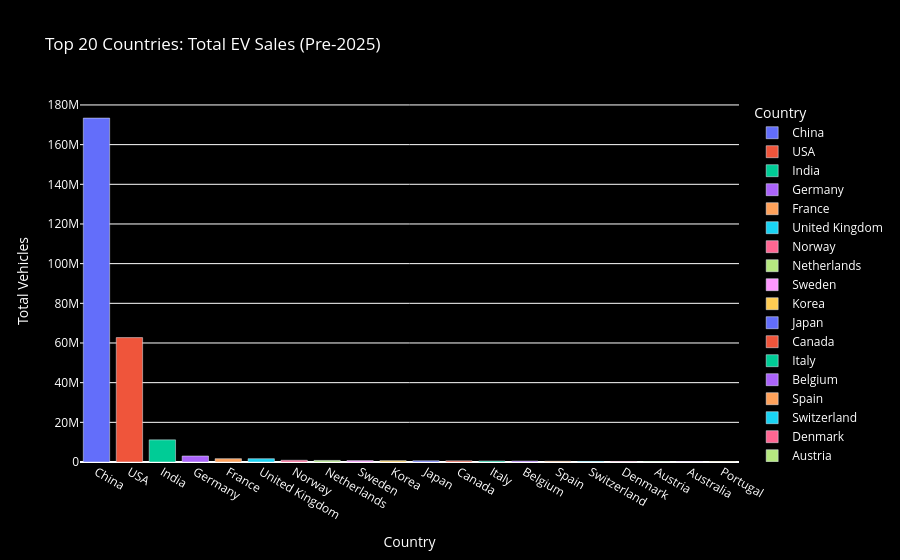

This figure's notebook cell:
### Code cell
# 1. Convert 'year' to datetime first to avoid the AttributeError
# We use unit='ns' because your data is currently in nanoseconds from 1970
ev_data_3['year'] = pd.to_datetime(ev_data_3['year'], unit='ns', errors='coerce')

# 2. Now extract the clean year as an integer
ev_data_3['year_clean'] = ev_data_3['year'].dt.year

# 3. Filter for Top 20 Countries, EV Sales only, and before 2025
aggregates = ['World', 'Europe', 'EU27', 'Rest of the world']
filtered_data = ev_data_3[
    (ev_data_3['parameter'] == 'EV sales') & 
    (~ev_data_3['country'].isin(aggregates)) & 
    (ev_data_3['year_clean'] < 2025)
]

# 4. Group, sort, and take the top 20
top_20_data = (filtered_data.groupby('country', as_index=False)['value']
               .sum()
               .sort_values(by='value', ascending=False)
               .head(20))

# 5. Plot
fig = px.bar(top_20_data, x='country', y='value', color='country',
            title="Top 20 Countries: Total EV Sales (Pre-2025)",
            labels={'country': "Country", 'value': 'Total Vehicles'})

fig.update_layout(plot_bgcolor='rgba(0,0,0,0)', paper_bgcolor='black', font=dict(color='white'))
fig.show()

### Figure 1 — Plotly figure (JSON) as saved in the notebook; plotly's stock layout.template omitted (floating-point values rounded to 4 significant figures)
{"data": [{"hovertemplate": "Country=%{x}<br>Total Vehicles=%{y}<extra></extra>", "legendgroup": "China", "marker": {"color": "#636efa", "pattern": {"shape": ""}}, "name": "China", "orientation": "v", "showlegend": true, "textposition": "auto", "type": "bar", "x": ["China"], "xaxis": "x", "y": [173400000.0], "yaxis": "y"}, {"hovertemplate": "Country=%{x}<br>Total Vehicles=%{y}<extra></extra>", "legendgroup": "USA", "marker": {"color": "#EF553B", "pattern": {"shape": ""}}, "name": "USA", "orientation": "v", "showlegend": true, "textposition": "auto", "type": "bar", "x": ["USA"], "xaxis": "x", "y": [62710000.0], "yaxis": "y"}, {"hovertemplate": "Country=%{x}<br>Total Vehicles=%{y}<extra></extra>", "legendgroup": "India", "marker": {"color": "#00cc96", "pattern": {"shape": ""}}, "name": "India", "orientation": "v", "showlegend": true, "textposition": "auto", "type": "bar", "x": ["India"], "xaxis": "x", "y": [11180000.0], "yaxis": "y"}, {"hovertemplate": "Country=%{x}<br>Total Vehicles=%{y}<extra></extra>", "legendgroup": "Germany", "marker": {"color": "#ab63fa", "pattern": {"shape": ""}}, "name": "Germany", "orientation": "v", "showlegend": true, "textposition": "auto", "type": "bar", "x": ["Germany"], "xaxis": "x", "y": [3013000.0], "yaxis": "y"}, {"hovertemplate": "Country=%{x}<br>Total Vehicles=%{y}<extra></extra>", "legendgroup": "France", "marker": {"color": "#FFA15A", "pattern": {"shape": ""}}, "name": "France", "orientation": "v", "showlegend": true, "textposition": "auto", "type": "bar", "x": ["France"], "xaxis": "x", "y": [1667000.0], "yaxis": "y"}, {"hovertemplate": "Country=%{x}<br>Total Vehicles=%{y}<extra></extra>", "legendgroup": "United Kingdom", "marker": {"color": "#19d3f3", "pattern": {"shape": ""}}, "name": "United Kingdom", "orientation": "v", "showlegend": true, "textposition": "auto", "type": "bar", "x": ["United Kingdom"], "xaxis": "x", "y": [1660000.0], "yaxis": "y"}, {"hovertemplate": "Country=%{x}<br>Total Vehicles=%{y}<extra></extra>", "legendgroup": "Norway", "marker": {"color": "#FF6692", "pattern": {"shape": ""}}, "name": "Norway", "orientation": "v", "showlegend": true, "textposition": "auto", "type": "bar", "x": ["Norway"], "xaxis": "x", "y": [879800.0], "yaxis": "y"}, {"hovertemplate": "Country=%{x}<br>Total Vehicles=%{y}<extra></extra>", "legendgroup": "Netherlands", "marker": {"color": "#B6E880", "pattern": {"shape": ""}}, "name": "Netherlands", "orientation": "v", "showlegend": true, "textposition": "auto", "type": "bar", "x": ["Netherlands"], "xaxis": "x", "y": [798900.0], "yaxis": "y"}, {"hovertemplate": "Country=%{x}<br>Total Vehicles=%{y}<extra></extra>", "legendgroup": "Sweden", "marker": {"color": "#FF97FF", "pattern": {"shape": ""}}, "name": "Sweden", "orientation": "v", "showlegend": true, "textposition": "auto", "type": "bar", "x": ["Sweden"], "xaxis": "x", "y": [706200.0], "yaxis": "y"}, {"hovertemplate": "Country=%{x}<br>Total Vehicles=%{y}<extra></extra>", "legendgroup": "Korea", "marker": {"color": "#FECB52", "pattern": {"shape": ""}}, "name": "Korea", "orientation": "v", "showlegend": true, "textposition": "auto", "type": "bar", "x": ["Korea"], "xaxis": "x", "y": [676400.0], "yaxis": "y"}, {"hovertemplate": "Country=%{x}<br>Total Vehicles=%{y}<extra></extra>", "legendgroup": "Japan", "marker": {"color": "#636efa", "pattern": {"shape": ""}}, "name": "Japan", "orientation": "v", "showlegend": true, "textposition": "auto", "type": "bar", "x": ["Japan"], "xaxis": "x", "y": [627700.0], "yaxis": "y"}, {"hovertemplate": "Country=%{x}<br>Total Vehicles=%{y}<extra></extra>", "legendgroup": "Canada", "marker": {"color": "#EF553B", "pattern": {"shape": ""}}, "name": "Canada", "orientation": "v", "showlegend": true, "textposition": "auto", "type": "bar", "x": ["Canada"], "xaxis": "x", "y": [600800.0], "yaxis": "y"}, {"hovertemplate": "Country=%{x}<br>Total Vehicles=%{y}<extra></extra>", "legendgroup": "Italy", "marker": {"color": "#00cc96", "pattern": {"shape": ""}}, "name": "Italy", "orientation": "v", "showlegend": true, "textposition": "auto", "type": "bar", "x": ["Italy"], "xaxis": "x", "y": [511200.0], "yaxis": "y"}, {"hovertemplate": "Country=%{x}<br>Total Vehicles=%{y}<extra></extra>", "legendgroup": "Belgium", "marker": {"color": "#ab63fa", "pattern": {"shape": ""}}, "name": "Belgium", "orientation": "v", "showlegend": true, "textposition": "auto", "type": "bar", "x": ["Belgium"], "xaxis": "x", "y": [479400.0], "yaxis": "y"}, {"hovertemplate": "Country=%{x}<br>Total Vehicles=%{y}<extra></extra>", "legendgroup": "Spain", "marker": {"color": "#FFA15A", "pattern": {"shape": ""}}, "name": "Spain", "orientation": "v", "showlegend": true, "textposition": "auto", "type": "bar", "x": ["Spain"], "xaxis": "x", "y": [385000.0], "yaxis": "y"}, {"hovertemplate": "Country=%{x}<br>Total Vehicles=%{y}<extra></extra>", "legendgroup": "Switzerland", "marker": {"color": "#19d3f3", "pattern": {"shape": ""}}, "name": "Switzerland", "orientation": "v", "showlegend": true, "textposition": "auto", "type": "bar", "x": ["Switzerland"], "xaxis": "x", "y": [287700.0], "yaxis": "y"}, {"hovertemplate": "Country=%{x}<br>Total Vehicles=%{y}<extra></extra>", "legendgroup": "Denmark", "marker": {"color": "#FF6692", "pattern": {"shape": ""}}, "name": "Denmark", "orientation": "v", "showlegend": true, "textposition": "auto", "type": "bar", "x": ["Denmark"], "xaxis": "x", "y": [270300.0], "yaxis": "y"}, {"hovertemplate": "Country=%{x}<br>Total Vehicles=%{y}<extra></extra>", "legendgroup": "Austria", "marker": {"color": "#B6E880", "pattern": {"shape": ""}}, "name": "Austria", "orientation": "v", "showlegend": true, "textposition": "auto", "type": "bar", "x": ["Austria"], "xaxis": "x", "y": [221500.0], "yaxis": "y"}, {"hovertemplate": "Country=%{x}<br>Total Vehicles=%{y}<extra></extra>", "legendgroup": "Australia", "marker": {"color": "#FF97FF", "pattern": {"shape": ""}}, "name": "Australia", "orientation": "v", "showlegend": true, "textposition": "auto", "type": "bar", "x": ["Australia"], "xaxis": "x", "y": [184400.0], "yaxis": "y"}, {"hovertemplate": "Country=%{x}<br>Total Vehicles=%{y}<extra></extra>", "legendgroup": "Portugal", "marker": {"color": "#FECB52", "pattern": {"shape": ""}}, "name": "Portugal", "orientation": "v", "showlegend": true, "textposition": "auto", "type": "bar", "x": ["Portugal"], "xaxis": "x", "y": [180100.0], "yaxis": "y"}], "layout": {"barmode": "relative", "font": {"color": "white"}, "legend": {"title": {"text": "Country"}, "tracegroupgap": 0}, "paper_bgcolor": "black", "plot_bgcolor": "rgba(0,0,0,0)", "title": {"text": "Top 20 Countries: Total EV Sales (Pre-2025)"}, "xaxis": {"anchor": "y", "categoryarray": ["China", "USA", "India", "Germany", "France", "United Kingdom", "Norway", "Netherlands", "Sweden", "Korea", "Japan", "Canada", "Italy", "Belgium", "Spain", "Switzerland", "Denmark", "Austria", "Australia", "Portugal"], "categoryorder": "array", "domain": [0, 1], "title": {"text": "Country"}}, "yaxis": {"anchor": "x", "domain": [0, 1], "title": {"text": "Total Vehicles"}}}}
